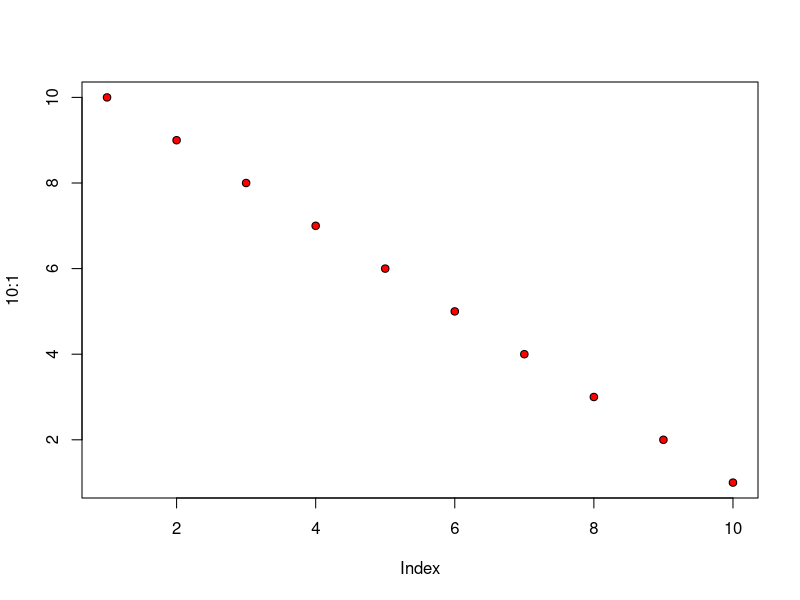

Reproduce this figure in R.
## ---- chunk 1
knitr::opts_chunk$set(echo = TRUE)
library(lubridate)
## ---- chunk 2

names(knitr::knit_engines$get())

## ---- chunk 3
plot(10:1, pch=21, bg="red")
## ---- chunk 4
sessionInfo()
